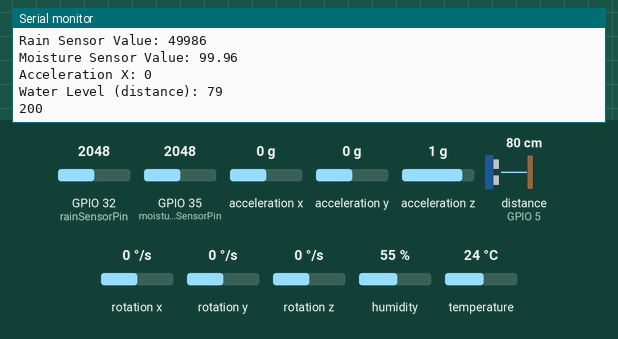
This sketch was run on a simulated ESP32. Parts: the last lines printed to the serial monitor. Wiring (inferred from the names in the program): ultrasonic range finder: trigger GPIO 18; echo GPIO 5. The test bench sets the inputs (shaded band); at power-on: acceleration x 0 g, distance to the obstacle (sensor on GPIO 5) 80 cm, humidity 55 %, GPIO 32 (rainSensorPin) = 2048, GPIO 35 (moistureSensorPin) = 2048, acceleration y 0 g, acceleration z 1 g, rotation x 0 °/s, rotation y 0 °/s, rotation z 0 °/s, temperature 24 °C. The echo pulse lasts 58.3 µs per cm; WiFi joins after 1.5 s; servers stay silent unless stated; uploads are accepted with an empty reply.

Above: at 2.7 s.
2.8 s: acceleration x set to -1.4 g
At 3.09 s:
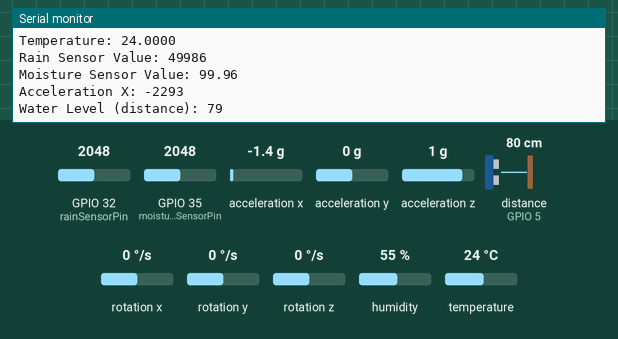
4.3 s: distance to the obstacle (sensor on GPIO 5) set to 2 cm
At 5.3 s:
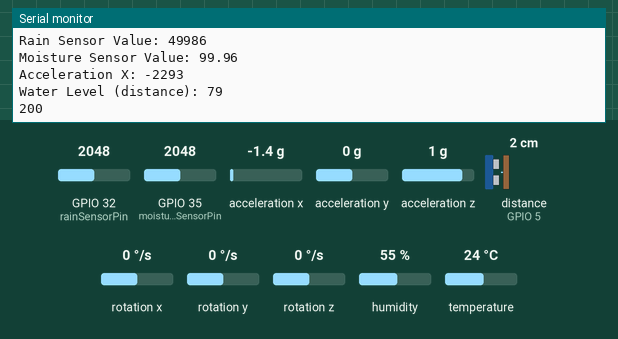
5.8 s: humidity set to 22 %
At 6.1 s:
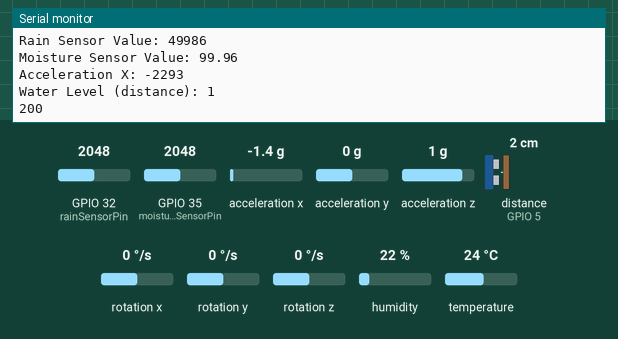
7.3 s: GPIO 32 (rainSensorPin) set to 2866
At 8.3 s:
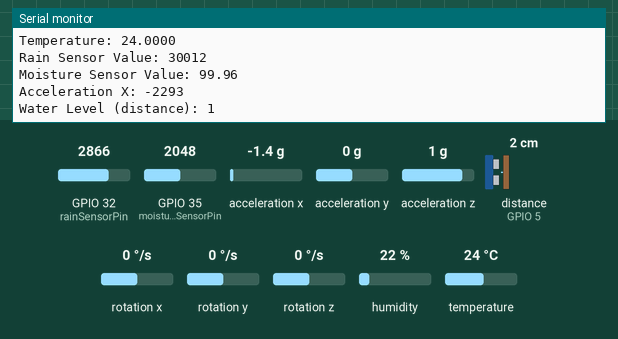
8.8 s: GPIO 35 (moistureSensorPin) set to 2866
At 9.62 s:
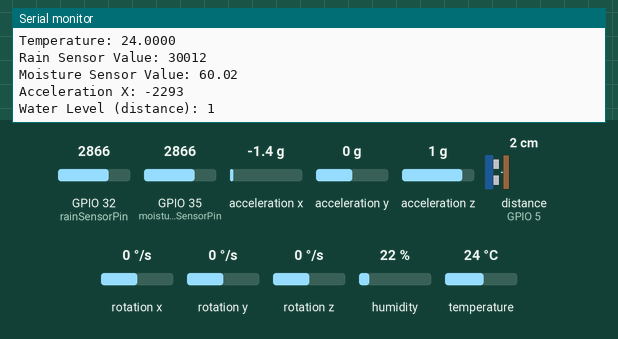
10.3 s: distance to the obstacle (sensor on GPIO 5) set to 120 cm
At 11.8 s:
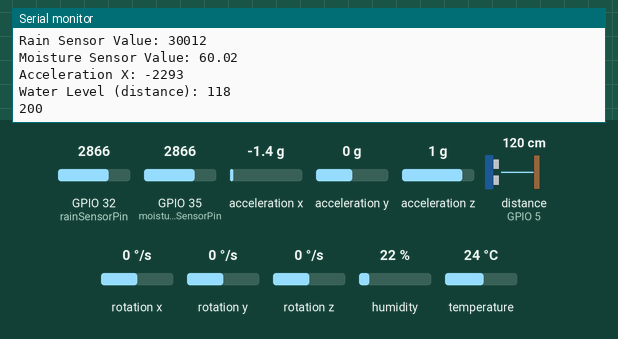
Timing chart, 0 to 13.3 s (numbered marks = the images above; inputs shaded):
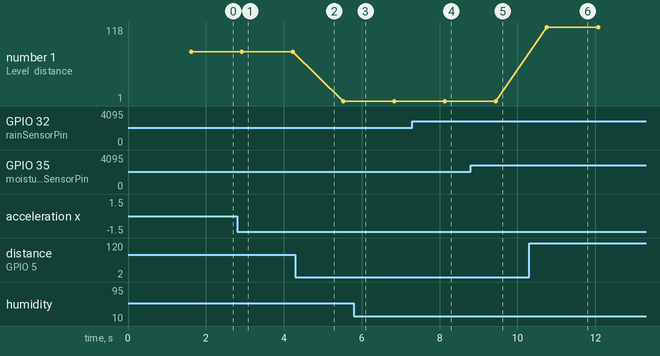

Measured:
- after the input at 2.8 s, the serial monitor: prints a new line after 0.09 s (image 1)
- after the input at 7.3 s, the serial monitor: prints a new line after 0.78 s (image 4)
- after the input at 8.8 s, the serial monitor: prints a new line after 0.59 s (image 5)
- after the input at 10.3 s, the serial monitor: prints a new line after 0.45 s (image 6)
- plotted number 1: 79 → 1 after the input at 4.3 s, 1 → 118 after the input at 10.3 s

The sketch:

Node_Code.ino
```cpp
#include <WiFi.h>
#include <HTTPClient.h>
#include <DHT.h>
#include <Wire.h>
#include <MPU6050.h>

#define DHTPIN 19
#define DHTTYPE DHT11
DHT dht(DHTPIN, DHTTYPE);

MPU6050 mpu;

const char* ssid     = "wait";
const char* password = "123456789";
const char* serverName = "http://192.168.205.95:5000/test";

unsigned long lastTime = 0;
unsigned long timerDelay = 1000;

int rainSensorPin = 32;
int moistureSensorPin = 35;
const int trigg = 18;
const int echo = 5;
int distance = 0;
long duration = 0;

void setup_wifi()
{
  WiFi.begin(ssid, password);
  while (WiFi.status() != WL_CONNECTED)
  {
    delay(500);
    Serial.println("CONNECTING.....");
  }
  Serial.println("CONNECTED");
}

void send_data(String A)
{
  if ((millis() - lastTime) > timerDelay)
  {
    if (WiFi.status() == WL_CONNECTED)
    {
      WiFiClient client;
      HTTPClient http;
      http.begin(client, serverName);
      http.addHeader("Content-Type", "application/x-www-form-urlencoded");
      String data = A;
      int httpcode = http.POST(data);
      if (httpcode > 0)
      {
        String res = http.getString();
        Serial.println(httpcode);
        Serial.println(res);
      }
      else
      {
        Serial.println("Error in sending data");
      }
      http.end();
    }
    else
    {
      Serial.println("WiFi Disconnected");
    }
    lastTime = millis();
  }
}

void setup()
{
  Serial.begin(9600);
  setup_wifi();
  dht.begin();
  Wire.begin();
  mpu.initialize();

  pinMode(rainSensorPin, INPUT);
  pinMode(moistureSensorPin, INPUT);
  pinMode(trigg, OUTPUT);
  pinMode(echo, INPUT);

  // Verify connection to MPU6050
  if (!mpu.testConnection())
  {
    Serial.println("MPU6050 connection failed");
  }
  else
  {
    Serial.println("MPU6050 connected successfully");
  }
}

int water_level()
{
  digitalWrite(trigg, LOW);
  delayMicroseconds(2);
  digitalWrite(trigg, HIGH);
  delayMicroseconds(10);
  digitalWrite(trigg, LOW);
  duration = pulseIn(echo, HIGH);
  distance = duration * 0.034 / 2;
  return distance;
}

void loop()
{
  int16_t ax, ay, az;
  int16_t gx, gy, gz;
  mpu.getAcceleration(&ax, &ay, &az);
  mpu.getRotation(&gx, &gy, &gz);

  float h = dht.readHumidity();
  float t = dht.readTemperature();
  if (isnan(h) || isnan(t))
  {
    Serial.println("Failed to read from DHT sensor!");
    return;
  }
  float rainValue = analogRead(rainSensorPin);
  float moistureValue = analogRead(moistureSensorPin);
  long mappedRainValue = map(rainValue, 4095, 0, 0, 50000);
  float mappedMoistureValue = map(moistureValue, 4095, 0, 0, 10000) / 100.0;
  int accelerationX = ax / 10;
  int dist = water_level();

  Serial.print("Humidity: ");
  Serial.println(h, 4);
  Serial.print("Temperature: ");
  Serial.println(t, 4);
  Serial.print("Rain Sensor Value: ");
  Serial.println(mappedRainValue * 2);
  Serial.print("Moisture Sensor Value: ");
  Serial.println(mappedMoistureValue * 2, 2);
  Serial.print("Acceleration X: ");
  Serial.println(accelerationX);
  Serial.print("Water Level (distance): ");
  Serial.println(dist);

  send_data(String(h) + "," + String(t) + "," + String(mappedRainValue * 2) + "," +
            String(mappedMoistureValue * 2) + "," + String(dist) + "," + String(accelerationX));

  delay(1000);
}
```
